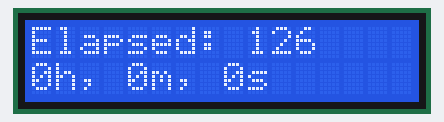
A sketch run on a simulated Arduino Uno, built with avr-gcc and run on an emulated ATmega328P. Shown: 16×2 character LCD.

Above: at 0.2 s.
At 5.08 s:
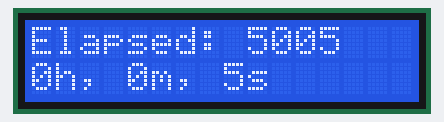
At 10.09 s:
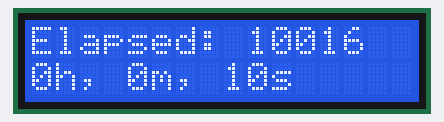
At 20.03 s:
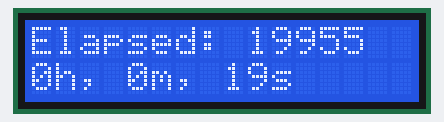
At 29.97 s:
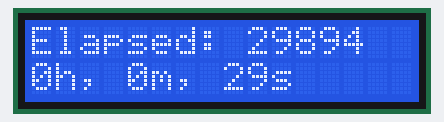
At 39.94 s:
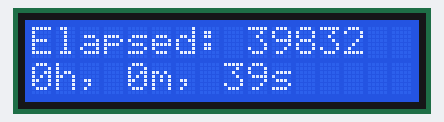

The sketch:

Clock_using_millis__.ino
```cpp
#include <LiquidCrystal.h>

LiquidCrystal lcd(12, 11, 5, 4, 3, 2);

long elapsedSecconds = 0;
long elapsedMinutes = 0;
long elapsedHours = 0;

double timeMultiplier = 1; // Normal speed = 1 // x2 speed = 0.5 (0.xx values are faster)
int screenRefreshDelay = 60;

long oneSeccond = (1000 * timeMultiplier);
long oneMinute = (60000 * timeMultiplier);
long oneHour = (3600000 * timeMultiplier);

long rSecs = 0;
long rMins = 0;
long rHours = 0;

long currentTime = 0;

void setup() {
  lcd.begin(16, 2);
  lcd.noBlink();
}

void loop() {
  currentTime = millis();
  delay(screenRefreshDelay);

  elapsedSecconds = currentTime / oneSeccond;

  if(elapsedSecconds >= 60) {
    rSecs = elapsedSecconds % 60;
  } else {
    rSecs = elapsedSecconds;
  }

  elapsedMinutes = currentTime / oneMinute;

  if(elapsedMinutes >= 60) {
    rMins = elapsedMinutes % 60;
  } else {
    rMins = elapsedMinutes;
  }

  elapsedHours = currentTime / oneHour;

  if(elapsedHours >= 24) {
    rHours = elapsedHours % 24;
  } else {
    rHours = elapsedHours;
  }

  lcd.clear();
  lcd.print("Elapsed: " + String(currentTime));
  lcd.setCursor(0, 2);

  lcd.print(String(rHours) + "h, " + String(rMins) + "m, " + String(rSecs) + "s");
}
```
